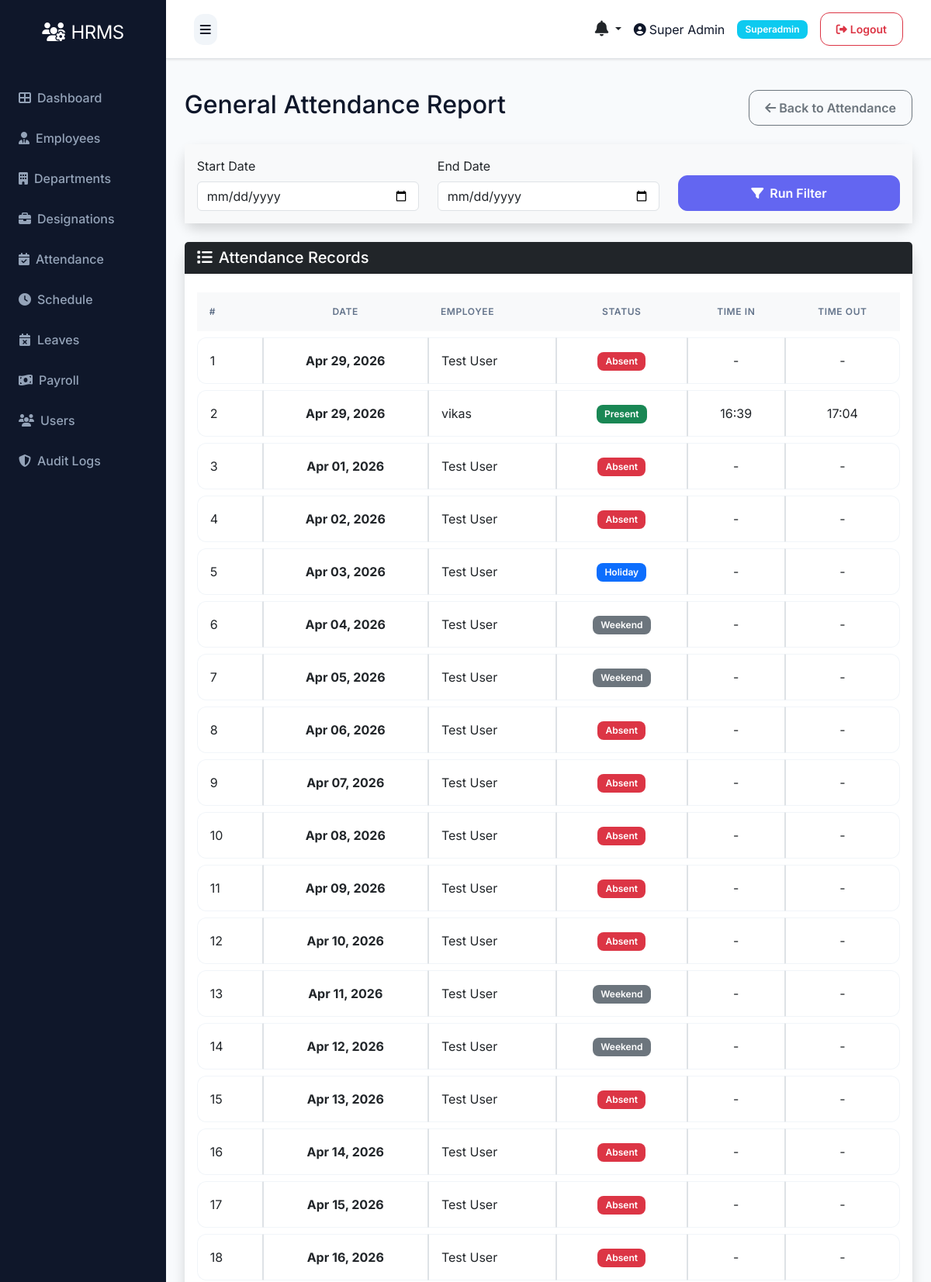
The page /attendance/report (signed in, upper part) on the database its author committed.
### models.py (models this page shows, shortened)
class User(UserMixin, db.Model):
    __tablename__ = 'users'
    id = db.Column(db.Integer, primary_key=True)
    role_id = db.Column(db.Integer, db.ForeignKey('roles.id'), nullable=False)
    name = db.Column(db.String(100), nullable=False)
    email = db.Column(db.String(100), unique=True, nullable=False)
    phone = db.Column(db.String(20))
    status = db.Column(db.String(20), default='active')
    password = db.Column(db.String(255), nullable=False)
    remember_token = db.Column(db.String(100))
    email_verified_at = db.Column(db.DateTime)
    created_at = db.Column(db.DateTime, default=datetime.utcnow)
    updated_at = db.Column(db.DateTime, default=datetime.utcnow, onupdate=datetime.utcnow)

class Role(db.Model):
    __tablename__ = 'roles'
    id = db.Column(db.Integer, primary_key=True)
    name = db.Column(db.String(50), unique=True, nullable=False)
    description = db.Column(db.Text)
    created_at = db.Column(db.DateTime, default=datetime.utcnow)
    updated_at = db.Column(db.DateTime, default=datetime.utcnow, onupdate=datetime.utcnow)
    users = db.relationship('User', backref='role', lazy=True)

class Attendance(db.Model):
    __tablename__ = 'attendances'
    id = db.Column(db.Integer, primary_key=True)
    employee_id = db.Column(db.Integer, db.ForeignKey('employees.id'), nullable=False)
    date = db.Column(db.Date, nullable=False)
    time_in = db.Column(db.Time)
    time_out = db.Column(db.Time)
    status = db.Column(db.String(20))  # present, absent, holiday, weekend
    description = db.Column(db.Text)  # For holiday name or other notes
    created_at = db.Column(db.DateTime, default=datetime.utcnow)
    updated_at = db.Column(db.DateTime, default=datetime.utcnow, onupdate=datetime.utcnow)

class Employee(db.Model):
    __tablename__ = 'employees'
    id = db.Column(db.Integer, primary_key=True)
    department_id = db.Column(db.Integer, db.ForeignKey('departments.id'))
    designation_id = db.Column(db.Integer, db.ForeignKey('designations.id'))
    schedule_id = db.Column(db.Integer, db.ForeignKey('schedules.id'))
    firstname = db.Column(db.String(100), nullable=False)
    lastname = db.Column(db.String(100), nullable=False)
    unique_id = db.Column(db.String(50), unique=True)
    email = db.Column(db.String(100), unique=True)
    phone = db.Column(db.String(20))
    address = db.Column(db.Text)
    dob = db.Column(db.Date)
    gender = db.Column(db.String(10))
    religion = db.Column(db.String(50))
    marital = db.Column(db.String(20))
    image = db.Column(db.String(255))  # Store image filename
    aadhar_file = db.Column(db.String(255))
    resume_file = db.Column(db.String(255))
    status = db.Column(db.String(20), default='active')
    created_at = db.Column(db.DateTime, default=datetime.utcnow)
    updated_at = db.Column(db.DateTime, default=datetime.utcnow, onupdate=datetime.utcnow)
    attendances = db.relationship('Attendance', backref='employee', lazy=True, cascade='all, delete-orphan')
    checks = db.relationship('Check', backref='employee', lazy=True, cascade='all, delete-orphan')
    salary = db.relationship('Salary', backref='employee', uselist=False, cascade='all, delete-orphan')
    leaves = db.relationship('Leave', backref='employee', lazy=True, cascade='all, delete-orphan')
    late_times = db.relationship('LateTime', backref='employee', lazy=True, cascade='all, delete-orphan')
    over_times = db.relationship('OverTime', backref='employee', lazy=True, cascade='all, delete-orphan')
    payrolls = db.relationship('Payroll', backref='employee', lazy=True, cascade='all, delete-orphan')
    documents = db.relationship('Document', backref='employee', lazy=True, cascade='all, delete-orphan')
    reviews = db.relationship('PerformanceReview', backref='employee', lazy=True, cascade='all, delete-orphan', foreign_keys='PerformanceReview.employee_id')

### routes/attendance.py (the view)
@bp.route('/report')
@login_required
def report():
    if not current_user.is_authenticated or current_user.role.name not in ['superadmin', 'hr']:
        flash('Access denied', 'danger')
        return redirect(url_for('auth.login'))
    start_date = request.args.get('start_date')
    end_date = request.args.get('end_date')
    query = Attendance.query
    if start_date and end_date:
        query = query.filter(Attendance.date.between(start_date, end_date))
    attendances = query.all()
    return render_template('admin/attendance/report.html', attendances=attendances)

### templates/admin/attendance/report.html (shortened to what this page needs)
{% extends "base.html" %}
{% block content %}
<div class="d-flex justify-content-between align-items-center mb-4">
    <h2>General Attendance Report</h2>
    <a href="{{ url_for('attendance.index') }}" class="btn btn-outline-secondary">
        <i class="fas fa-arrow-left"></i> Back to Attendance
    </a>
</div>
<div class="card shadow mb-4">
    <div class="card-body bg-light">
        <form method="get" action="{{ url_for('attendance.report') }}" class="row align-items-end">
            <div class="col-md-4 mb-3 mb-md-0">
                <label for="start_date" class="form-label">Start Date</label>
                <input type="date" class="form-control" id="start_date" name="start_date" value="{{ request.args.get('start_date','') }}">
            </div>
            <div class="col-md-4 mb-3 mb-md-0">
                <label for="end_date" class="form-label">End Date</label>
                <input type="date" class="form-control" id="end_date" name="end_date" value="{{ request.args.get('end_date','') }}">
            </div>
            <div class="col-md-4">
                <button type="submit" class="btn btn-primary w-100"><i class="fas fa-filter me-1"></i> Run Filter</button>
            </div>
        </form>
    </div>
</div>
<div class="card shadow">
    <div class="card-header bg-dark text-white">
        <h5 class="mb-0"><i class="fas fa-list me-2"></i>Attendance Records</h5>
    </div>
    <div class="card-body">
        <div class="table-responsive">
            <table class="table table-hover table-bordered align-middle text-center">
                <thead class="table-light">
                    <tr>
                        <th class="text-start">#</th>
                        <th>Date</th>
                        <th class="text-start">Employee</th>
                        <th>Status</th>
                        <th>Time In</th>
                        <th>Time Out</th>
                    </tr>
                </thead>
                <tbody>
                    {% if attendances %}
                        {% for a in attendances %}
                            <tr>
                                <td class="text-start">{{ loop.index }}</td>
                                <td class="fw-bold">{{ a.date.strftime('%b %d, %Y') }}</td>
                                <td class="text-start">{{ a.employee.firstname }} {{ a.employee.lastname }}</td>
                                <td>
                                    {% if a.status == 'present' %}
                                        <span class="badge bg-success">Present</span>
                                    {% elif a.status == 'absent' %}
                                        <span class="badge bg-danger">Absent</span>
                                    {% elif a.status == 'leave' %}
                                        <span class="badge bg-info text-dark">On Leave</span>
                                    {% elif a.status == 'holiday' %}
                                        <span class="badge bg-primary">Holiday</span>
                                    {% else %}
                                        <span class="badge bg-secondary">{{ a.status|title }}</span>
                                    {% endif %}
                                </td>
                                <td>{{ a.time_in.strftime('%H:%M') if a.time_in else '-' }}</td>
                                <td>{{ a.time_out.strftime('%H:%M') if a.time_out else '-' }}</td>
                            </tr>
                        {% endfor %}
                    {% else %}
                        <tr><td colspan="6" class="text-center py-4 text-muted">No records found for the selected range.</td></tr>
                    {% endif %}
                </tbody>
            </table>
        </div>
    </div>
</div>
{% endblock %}

### templates/base.html (shortened to what this page needs)
<!DOCTYPE html>
<html lang="en">
<head>
    <link href="https://cdn.jsdelivr.net/npm/bootstrap@5.3.0/dist/css/bootstrap.min.css" rel="stylesheet">
    <link rel="stylesheet" href="https://cdnjs.cloudflare.com/ajax/libs/font-awesome/6.4.0/css/all.min.css">
    <link rel="stylesheet" href="{{ url_for('static', filename='css/style.css') }}">
</head>
<body>
    {% if current_user.is_authenticated %}
    {% set role_name = (current_user.role.name if current_user.role and current_user.role.name else 'employee') %}
    {% set dashboard_map = {
        'superadmin': 'admin.superadmin_dashboard',
        'admin': 'admin.admin_dashboard',
        'hr': 'admin.hr_dashboard',
        'payroll': 'admin.payroll_dashboard',
        'moderator': 'admin.moderator_dashboard',
        'employee': 'user.dashboard'
    } %}
    {% set dashboard_endpoint = dashboard_map.get(role_name, 'user.dashboard') %}
    <div class="d-flex" id="wrapper">
        <div id="sidebar-wrapper">
            <div class="sidebar-heading text-center">
                <i class="fas fa-users-cog me-2"></i>HRMS
            </div>
            <div class="list-group list-group-flush mt-3">
                <a href="{{ url_for(dashboard_endpoint) }}" class="list-group-item list-group-item-action {{ 'active' if request.endpoint == dashboard_endpoint else '' }}">
                    <i class="fas fa-th-large me-2"></i>Dashboard
                </a>
                {% if role_name in ['superadmin', 'hr'] %}
                <a href="{{ url_for('employee.index') }}" class="list-group-item list-group-item-action {{ 'active' if request.endpoint == 'employee.index' else '' }}">
                    <i class="fas fa-user-tie me-2"></i>Employees
                </a>
                <a href="{{ url_for('department.index') }}" class="list-group-item list-group-item-action {{ 'active' if request.endpoint == 'department.index' else '' }}">
                    <i class="fas fa-building me-2"></i>Departments
                </a>
                <a href="{{ url_for('designation.index') }}" class="list-group-item list-group-item-action {{ 'active' if request.endpoint == 'designation.index' else '' }}">
                    <i class="fas fa-briefcase me-2"></i>Designations
                </a>
                {% endif %}
                {% if role_name in ['superadmin', 'hr'] %}
                <a href="{{ url_for('attendance.index') }}" class="list-group-item list-group-item-action {{ 'active' if request.endpoint == 'attendance.index' else '' }}">
                    <i class="fas fa-calendar-check me-2"></i>Attendance
                </a>
                <a href="{{ url_for('schedule.index') }}" class="list-group-item list-group-item-action {{ 'active' if request.endpoint == 'schedule.index' else '' }}">
                    <i class="fas fa-clock me-2"></i>Schedule
                </a>
                {% endif %}
                {% if role_name in ['superadmin', 'hr'] %}
                <a href="{{ url_for('leave.index') }}" class="list-group-item list-group-item-action {{ 'active' if request.endpoint == 'leave.index' else '' }}">
                    <i class="fas fa-calendar-times me-2"></i>Leaves
                </a>
                {% endif %}
                {% if role_name in ['superadmin', 'hr'] %}
                <a href="{{ url_for('payroll.index') }}" class="list-group-item list-group-item-action {{ 'active' if request.endpoint == 'payroll.index' else '' }}">
                    <i class="fas fa-money-bill-wave me-2"></i>Payroll
                </a>
                {% endif %}
                {% if role_name == 'superadmin' %}
                <a href="{{ url_for('user.index') }}" class="list-group-item list-group-item-action {{ 'active' if request.endpoint == 'user.index' else '' }}">
                    <i class="fas fa-users me-2"></i>Users
                </a>
                <a href="{{ url_for('admin.audit_logs') }}" class="list-group-item list-group-item-action {{ 'active' if request.endpoint == 'admin.audit_logs' else '' }}">
                    <i class="fas fa-shield-alt me-2"></i>Audit Logs
                </a>
                {% endif %}
            </div>
        </div>
        <div id="page-content-wrapper" class="w-100">
            <nav class="navbar navbar-expand-lg navbar-light bg-light border-bottom">
                <div class="container-fluid">
                    <button class="btn btn-primary" id="menu-toggle">
                        <i class="fas fa-bars"></i>
                    </button>
                    <div class="ms-auto d-flex align-items-center">
                        <div class="dropdown me-3">
                            <a class="nav-link dropdown-toggle position-relative text-dark" href="#" id="notificationsDropdown" role="button" data-bs-toggle="dropdown" aria-expanded="false">
                                <i class="fas fa-bell fs-5"></i>
                            </a>
                        </div>
                        <span class="me-3">
                            <i class="fas fa-user-circle me-1"></i>{{ current_user.name }}
                        </span>
                        <span class="badge bg-info me-3">{{ role_name|title }}</span>
                        <a href="{{ url_for('auth.logout') }}" class="btn btn-outline-danger btn-sm">
                            <i class="fas fa-sign-out-alt me-1"></i>Logout
                        </a>
                    </div>
                </div>
            </nav>
            <div class="container-fluid p-4">
                {% block content %}{% endblock %}
            </div>
        </div>
    </div>
    {% endif %}
</body>
</html>

### rows shown on the page
User: name "Super Admin"
Role: name "Superadmin"
Attendance: date "Apr 29, 2026", employee.firstname "Test", employee.lastname "User", status "Absent", time_in "-", time_out "-"
Attendance: date "Apr 29, 2026", employee.firstname "vikas", status "Present", time_in "16:39", time_out "17:04"
Attendance: date "Apr 01, 2026", employee.firstname "Test", employee.lastname "User", status "Absent", time_in "-", time_out "-"
Attendance: date "Apr 02, 2026", employee.firstname "Test", employee.lastname "User", status "Absent", time_in "-", time_out "-"
Attendance: date "Apr 03, 2026", employee.firstname "Test", employee.lastname "User", status "Holiday", time_in "-", time_out "-"
Attendance: date "Apr 04, 2026", employee.firstname "Test", employee.lastname "User", status "Weekend", time_in "-", time_out "-"
Attendance: date "Apr 05, 2026", employee.firstname "Test", employee.lastname "User", status "Weekend", time_in "-", time_out "-"
Attendance: date "Apr 06, 2026", employee.firstname "Test", employee.lastname "User", status "Absent", time_in "-", time_out "-"
Attendance: date "Apr 07, 2026", employee.firstname "Test", employee.lastname "User", status "Absent", time_in "-", time_out "-"
Attendance: date "Apr 08, 2026", employee.firstname "Test", employee.lastname "User", status "Absent", time_in "-", time_out "-"
Attendance: date "Apr 09, 2026", employee.firstname "Test", employee.lastname "User", status "Absent", time_in "-", time_out "-"
Attendance: date "Apr 10, 2026", employee.firstname "Test", employee.lastname "User", status "Absent", time_in "-", time_out "-"
Attendance: date "Apr 11, 2026", employee.firstname "Test", employee.lastname "User", status "Weekend", time_in "-", time_out "-"
Attendance: date "Apr 12, 2026", employee.firstname "Test", employee.lastname "User", status "Weekend", time_in "-", time_out "-"
Attendance: date "Apr 13, 2026", employee.firstname "Test", employee.lastname "User", status "Absent", time_in "-", time_out "-"
Attendance: date "Apr 14, 2026", employee.firstname "Test", employee.lastname "User", status "Absent", time_in "-", time_out "-"
Attendance: date "Apr 15, 2026", employee.firstname "Test", employee.lastname "User", status "Absent", time_in "-", time_out "-"
Attendance: date "Apr 16, 2026", employee.firstname "Test", employee.lastname "User", status "Absent", time_in "-", time_out "-"
